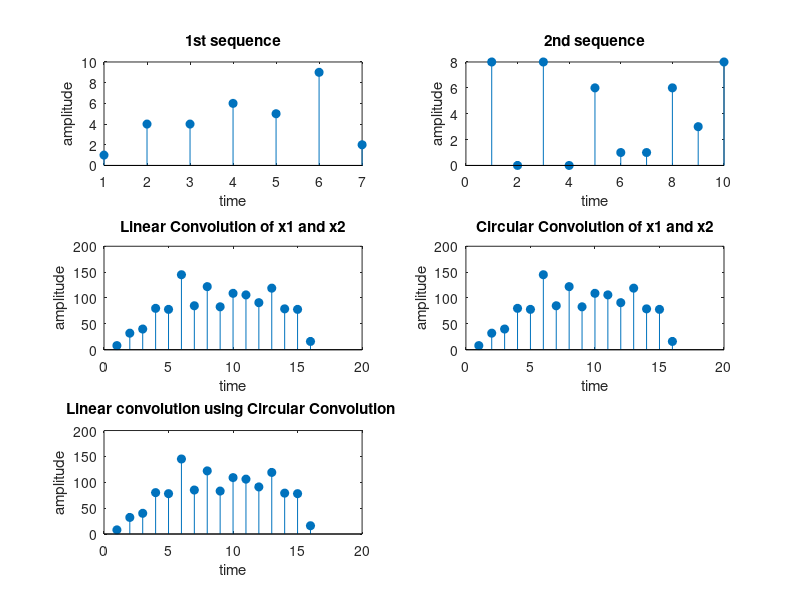

This chart was generated by the following MATLAB code:
clc;    %clearing the screen
clear;  %clearing the variables
close all;  %closing all the previous windows

x1 = randi([0,9],1,randi(10));%generating the 1st sequence randomly
x2 = randi([0,9],1,randi(10));%generating the 2nd sequence randomly


subplot(3,2,1); %1st subplot
stem(x1,'filled'); %discrete values of n length
xlabel('time');
ylabel('amplitude');
title('1st sequence'); %raw input sequence 1

subplot(3,2,2); %2nd subplot
stem(x2,'filled'); %discrete values of n length
xlabel('time');
ylabel('amplitude');
title('2nd sequence'); %raw input sequence 2

clin = conv(x1,x2);


subplot(3,2,3); %2nd subplot
stem(clin,'filled'); %discrete values of n length
xlabel('time');
ylabel('amplitude');
title('Linear Convolution of x1 and x2'); %Linear Convolution

ccirc = cconv(x1,x2);

subplot(3,2,4); %2nd subplot
stem(ccirc,'filled'); %discrete values of n length
xlabel('time');
ylabel('amplitude');
title('Circular Convolution of x1 and x2'); %Circular Convolution

n1 = length(x1); %length of the sequence
n2 = length(x2); %length of the sequence
n = max(n1,n2); % to have same length

if n1~=n2
    x1 = [x1, zeros(1,n-n1)]; %add zeros if needed
    x2 = [x2, zeros(1,n-n2)]; %add zeros if needed
end

ccirc1 = cconv(x1,x2,n1+n2-1);

subplot(3,2,5); %2nd subplot
stem(ccirc1,'filled'); %discrete values of n length
xlabel('time');
ylabel('amplitude');
title('Linear convolution using Circular Convolution '); %Circular Convolution
